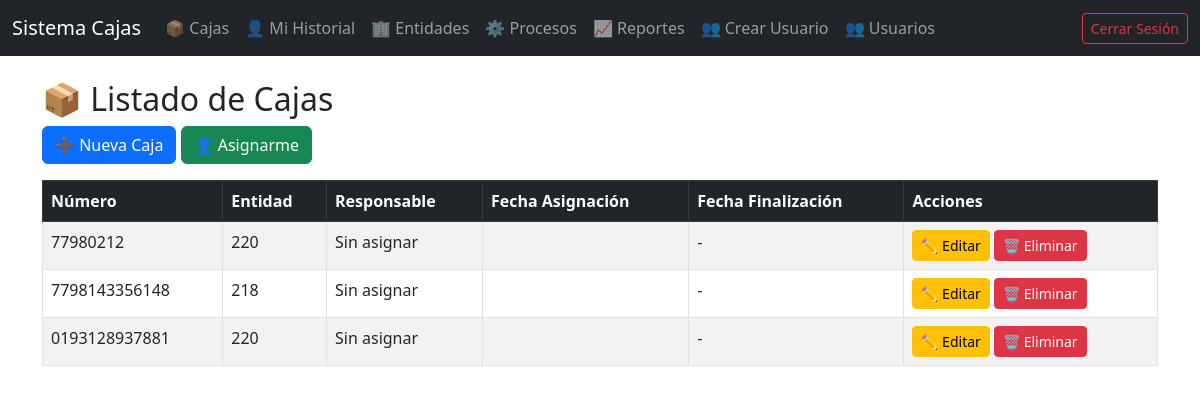
/cajas/ (signed in), run on an earlier commit of the app's database.
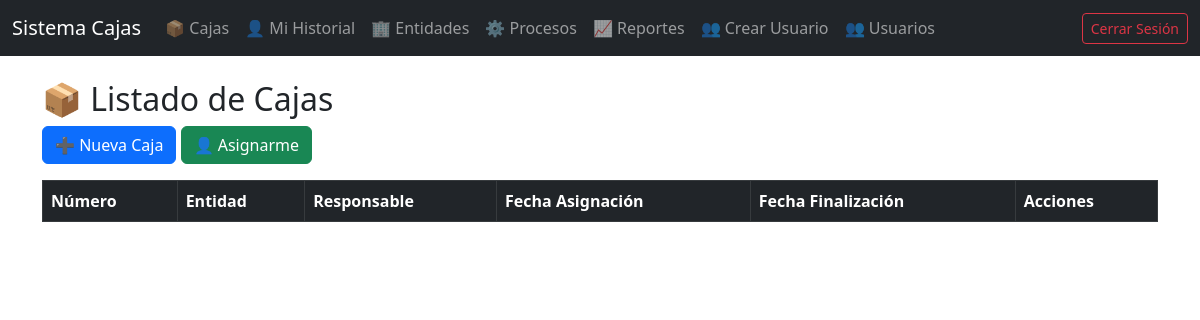
And on a later commit of the database.
### cajas/models.py (models this page shows, shortened)
class Caja(models.Model):
    numero = models.CharField(max_length=20, unique=True)
    entidad = models.ForeignKey(Entidad, on_delete=models.SET_NULL, null=True, blank=True)
    responsable = models.ForeignKey(Usuario, on_delete=models.SET_NULL, null=True, blank=True)
    fecha_asignacion = models.DateField(null=True, blank=True)
    fecha_finalizacion = models.DateField(null=True, blank=True)

### entidades/models.py (models this page shows, shortened)
class Entidad(models.Model):
    nombre = models.CharField(max_length=100)
    proceso = models.ForeignKey(Proceso, on_delete=models.CASCADE)
    activa = models.BooleanField(default=False)

### cajas/views.py (the view)
# urls.py: path('', views.lista_cajas, name='lista_cajas'),  # ← ESTA es la que falta
@login_required
def lista_cajas(request):
    cajas = Caja.objects.all()
    return render(request, 'cajas/lista.html', {'cajas': cajas})

### templates/cajas/lista.html (shortened to what this page needs)
{% extends 'base.html' %}
{% block content %}
<h2>📦 Listado de Cajas</h2>
{% if request.user.is_staff %}
<a href="{% url 'crear_caja' %}" class="btn btn-primary mb-3">➕ Nueva Caja</a>
{% endif %}
<a href="{% url 'asignar_caja' %}" id="btn-asignarme" class="btn btn-success mb-3">👤 Asignarme</a>
<table class="table table-striped table-bordered">
  <thead class="table-dark">
    <tr>
      <th>Número</th>
      <th>Entidad</th>
      <th>Responsable</th>
      <th>Fecha Asignación</th>
      <th>Fecha Finalización</th>
      {% if request.user.is_staff %}<th>Acciones</th>{% endif %}
    </tr>
  </thead>
  <tbody>
    {% for caja in cajas %}
    <tr>
      <td>{{ caja.numero }}</td>
      <td>{{ caja.entidad.nombre }}</td>
      <td>{{ caja.responsable.username|default:"Sin asignar" }}</td>
      <td>{{ caja.fecha_asignacion|date:"d/m/Y" }}</td>
      <td>{{ caja.fecha_finalizacion|date:"d/m/Y"|default:"-" }}</td>
      {% if request.user.is_staff %}
      <td>
        <a href="{% url 'editar_caja' caja.id %}" class="btn btn-warning btn-sm">✏️ Editar</a>
        <a href="{% url 'eliminar_caja' caja.id %}" class="btn btn-danger btn-sm">🗑️ Eliminar</a>
      </td>
      {% endif %}
    </tr>
    {% endfor %}
  </tbody>
</table>
{% endblock %}

What changed in the data, as far as the page shows it:
removed Caja: numero "77980212", entidad.nombre "220", responsable.username "Sin asignar", fecha_finalizacion "-"
removed Caja: numero "7798143356148", entidad.nombre "218", responsable.username "Sin asignar", fecha_finalizacion "-"
removed Caja: numero "0193128937881", entidad.nombre "220", responsable.username "Sin asignar", fecha_finalizacion "-"
